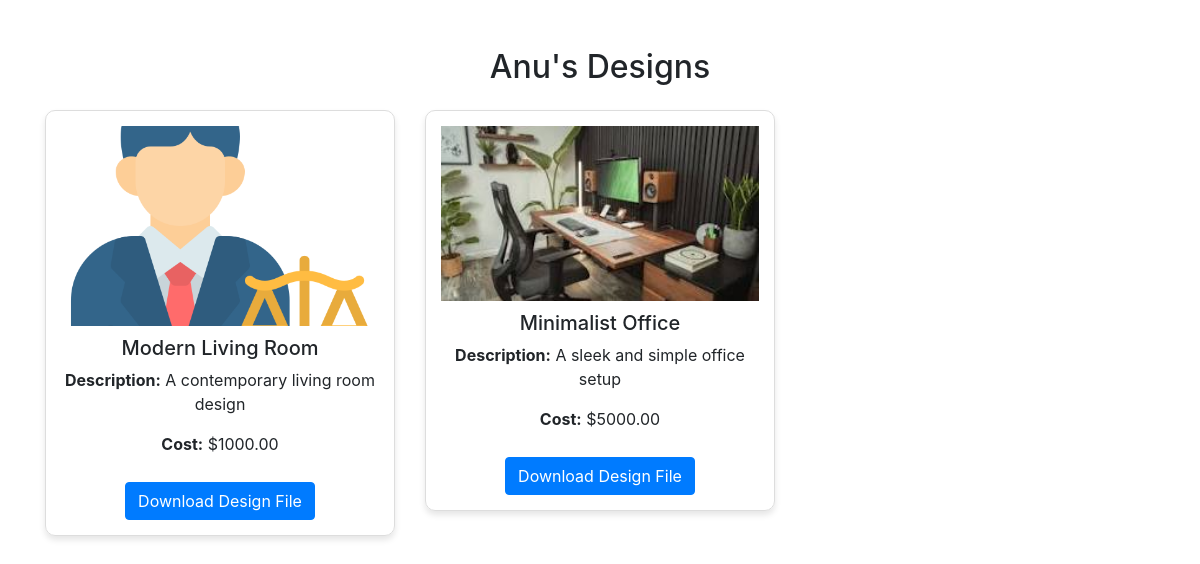
The app's page /view_designs/4/ with its own data.
### realapp/models.py (models this page shows, shortened)
class Designer(models.Model):
    name = models.CharField(max_length=255)
    email = models.EmailField(unique=True)
    phone = models.CharField(max_length=15, blank=True, null=True)
    date_of_birth = models.DateField(null=True, blank=True)
    location = models.CharField(max_length=100, blank=True, null=True)
    gender = models.CharField(max_length=10, choices=[('Male', 'Male'), ('Female', 'Female'), ('Other', 'Other')], blank=True, null=True)
    company_name = models.CharField(max_length=255, blank=True, null=True)
    company_address = models.TextField(blank=True, null=True)
    profession = models.CharField(max_length=100, choices=[('Interior', 'Interior Design'), ('Exterior', 'Exterior Design')], blank=True, null=True)
    years_of_experience = models.IntegerField(default=0)
    certifications = models.TextField(blank=True, null=True)
    skills = models.TextField(blank=True, null=True)
    password = models.CharField(max_length=225)
    profile_picture = models.ImageField(upload_to='designer_profile_pics/', blank=True, null=True)
    website = models.URLField(blank=True, null=True)
    created_at = models.DateTimeField(auto_now_add=True)
    updated_at = models.DateTimeField(auto_now=True)

class Design(models.Model):
    designer = models.ForeignKey(Designer, on_delete=models.CASCADE, related_name='designs')
    title = models.CharField(max_length=255)
    description = models.TextField(blank=True, null=True)
    design_file = models.FileField(upload_to='designer_designs/', blank=True, null=True)
    image_preview = models.ImageField(upload_to='designer_design_previews/', blank=True, null=True)
    cost = models.DecimalField(max_digits=10, decimal_places=2, null=True, blank=True)
    created_at = models.DateTimeField(auto_now_add=True)
    updated_at = models.DateTimeField(auto_now=True)

### realapp/views.py (the view)
# urls.py: path('view_designs/<int:designer_id>/', views.view_designs, name='view_designs'),
def view_designs(request,designer_id):
    designer=Designer.objects.get(id=designer_id)
    designs=Design.objects.filter(designer=designer)
    return render(request,'view_designs.html',{'designs':designs,'designer':designer})

### realapp/templates/view_designs.html (shortened to what this page needs)
<!DOCTYPE html>
<html lang="en">
<head>
    <link href="https://stackpath.bootstrapcdn.com/bootstrap/4.5.2/css/bootstrap.min.css" rel="stylesheet">
</head>
<body>
<div class="container mt-5">
    <h2 class="text-center mb-4">{{ designer.name }}'s Designs</h2>
    <div class="row">
        {% for design in designs %}
            <div class="col-md-4">
                <div class="design-card">
                    {% if design.image_preview %}
                        <img src="{{ design.image_preview.url }}" alt="{{ design.title }}">
                    {% else %}
                        <img src="https://via.placeholder.com/300x200" alt="No Preview Available">
                    {% endif %}
                    <div class="design-card-body">
                        <h5>{{ design.title }}</h5>
                        <p><strong>Description:</strong> {{ design.description|default:"No description available" }}</p>
                        {% if design.cost %}
                            <p><strong>Cost:</strong> ${{ design.cost }}</p>
                        {% endif %}
                        {% if design.design_file %}
                            <a href="{{ design.design_file.url }}" class="btn btn-primary btn-download" download>Download Design File</a>
                        {% else %}
                            <button class="btn btn-secondary" disabled>No file available</button>
                        {% endif %}
                    </div>
                </div>
            </div>
        {% empty %}
            <p>No designs found for this designer.</p>
        {% endfor %}
    </div>
</div>
</body>
</html>

### realapp/templates/view_designs.html (style rules this page uses)
.design-card { border: 1px solid #ddd; border-radius: 10px; box-shadow: 0 4px 6px rgba(0, 0, 0, 0.1); margin-bottom: 20px; padding: 15px; }
.design-card img { width: 100%; height: auto; object-fit: cover; max-height: 200px; margin-bottom: 10px; }
.design-card-body { text-align: center; }
.btn-download { margin-top: 10px; }

### records on screen
Designer: name "Anu"
Design: image_preview (picture), title "Modern Living Room", description "A contemporary living room design", cost "1000.00"
Design: image_preview (picture), title "Minimalist Office", description "A sleek and simple office setup", cost "5000.00"
